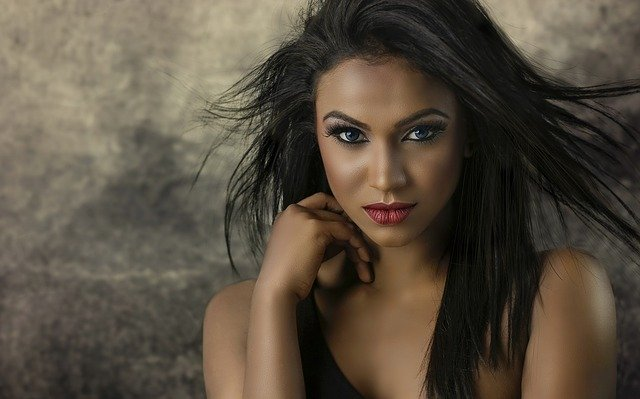
#> input picture resources/fashion_lo.jpg, 640 x 399 px
$ python prg_01.py
#> lines starting #> are read from the running program, lines starting #| are printed output that depends on the picture
# Joining Images
import os
import cv2
import numpy as np

curr_dir = os.path.dirname(os.path.abspath(__file__))
image_path = curr_dir + '/../resources/fashion_lo.jpg'
img = cv2.imread(image_path)
#> img is the input picture: shape (399, 640, 3); mean B, G, R 64, 78.3, 88.6


# Stacking requires all the images with same number of channels, as we are dealing with matrices
# horizontal_stack = np.hstack((img, img))
# print(horizontal_stack, type(horizontal_stack))
# vertical_stack = np.vstack((img, img))

def stackImages(scale, imgArray):
    rows = len(imgArray)
    cols = len(imgArray[0])
    rowsAvailable = isinstance(imgArray[0], list)
    width = imgArray[0][0].shape[1]
    height = imgArray[0][0].shape[0]
    if rowsAvailable:
        for x in range(0, rows):
            for y in range(0, cols):
                if imgArray[x][y].shape[:2] == imgArray[0][0].shape[:2]:
                    imgArray[x][y] = cv2.resize(imgArray[x][y], (0, 0), None, scale, scale)
                else:
                    imgArray[x][y] = cv2.resize(imgArray[x][y], (imgArray[0][0].shape[1], imgArray[0][0].shape[0]),
                                                None, scale, scale)
                if len(imgArray[x][y].shape) == 2: imgArray[x][y] = cv2.cvtColor(imgArray[x][y], cv2.COLOR_GRAY2BGR)
        imageBlank = np.zeros((height, width, 3), np.uint8)
        hor = [imageBlank] * rows
        hor_con = [imageBlank] * rows
        for x in range(0, rows):
            hor[x] = np.hstack(imgArray[x])
        ver = np.vstack(hor)
    else:
        for x in range(0, rows):
            if imgArray[x].shape[:2] == imgArray[0].shape[:2]:
                imgArray[x] = cv2.resize(imgArray[x], (0, 0), None, scale, scale)
            else:
                imgArray[x] = cv2.resize(imgArray[x], (imgArray[0].shape[1], imgArray[0].shape[0]), None, scale, scale)
            if len(imgArray[x].shape) == 2: imgArray[x] = cv2.cvtColor(imgArray[x], cv2.COLOR_GRAY2BGR)
        hor = np.hstack(imgArray)
        ver = hor
    return ver


# [4 lines of commented-out code are left out]

img_gray = cv2.cvtColor(img, cv2.COLOR_BGR2GRAY)
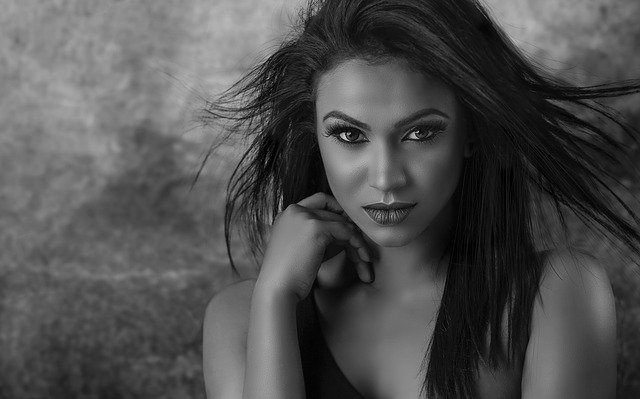
#> img_gray: shape (399, 640); min 0, max 219, mean 79.7
img_stack = stackImages(0.5, ([img, img_gray, img], [img, img, img]))
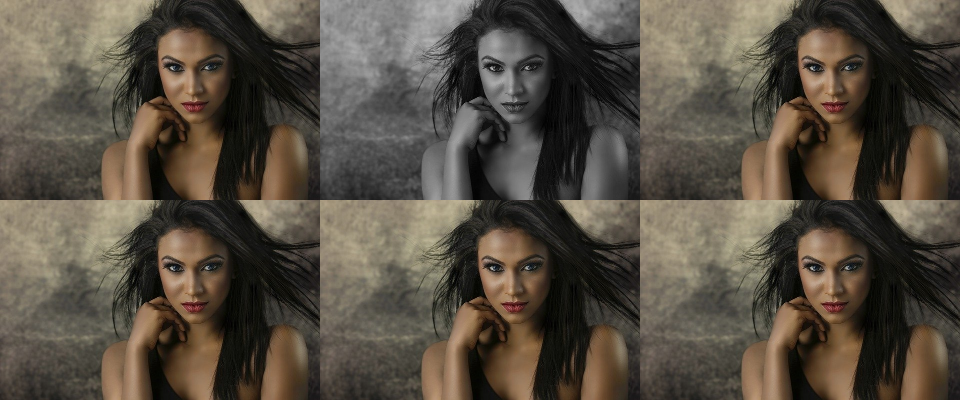
#> img_stack: shape (400, 960, 3); mean B, G, R 66.6, 78.4, 87
cv2.imshow('Stack', img_stack)
cv2.waitKey(3000)
